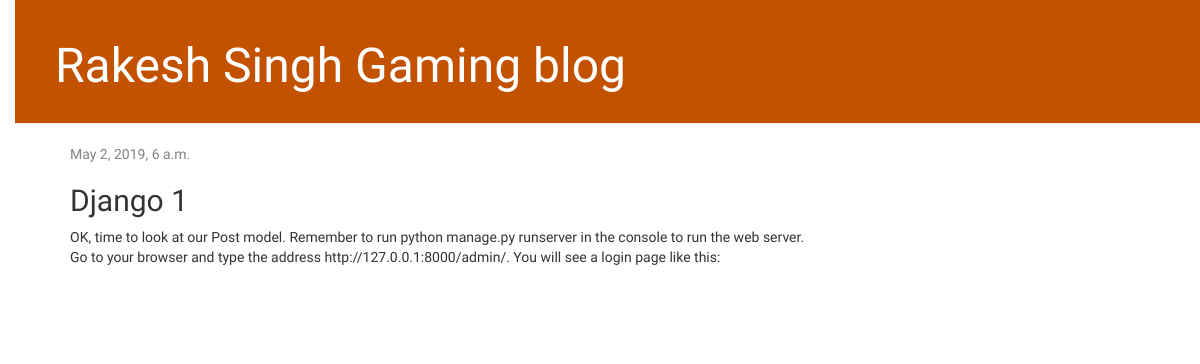
The app's page /post/1/ with its own data.
### blog/models.py (models this page shows, shortened)
class Post(models.Model):
    author = models.ForeignKey(settings.AUTH_USER_MODEL, on_delete = models.CASCADE)
    title = models.CharField(max_length= 200)
    text = models.TextField()
    cteated_date = models.DateTimeField(default= timezone.now)
    published_date = models.DateTimeField(blank = True, null = True)

### blog/views.py (the view)
# urls.py: path('post/<int:pk>/', views.post_detail, name='post_detail'),
def post_detail(request, pk):
    post = get_object_or_404(Post, pk=pk)
    return render(request, 'blog/post_detail.html', {'post': post})

### blog/templates/blog/post_detail.html (shortened to what this page needs)
{% extends 'blog/base.html' %}
{% block content %}
    <div class="post">
        {% if post.published_date %}
            <div class="date">
                {{ post.published_date }}
            </div>
        {% endif %}
        <h2>{{ post.title }}</h2>
        <p>{{ post.text|linebreaksbr }}</p>
    </div>
{% endblock %}

### blog/static/css/blog.css (style rules this page uses)
body { padding-left: 15px; font-family: 'Lobster'; }
h1, h2, h3, h4 { font-family: 'Lobster', cursive; }
.date { color: #828282; }
.post { margin-bottom: 70px; }

### records on screen
Post: published_date "May 2, 2019, 6 a.m.", title "Django 1", text "OK, time to look at our Post model. Remember to run python manage.py runserver in the console to run the web server. Go to your browser and type the address http://127.0.0.1:8000/admin/. You will see a login page like this:"
